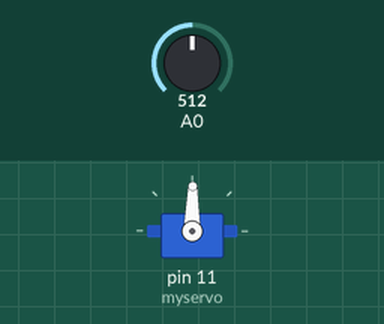
The sketch below on a simulated Arduino Uno, built with avr-gcc and run on an emulated ATmega328P. Shown: servo. The test bench sets the inputs (shaded band); at power-on: A0 = 512.

Above: at 1.2 s.
1.3 s: A0 set to 716
At 2.5 s:
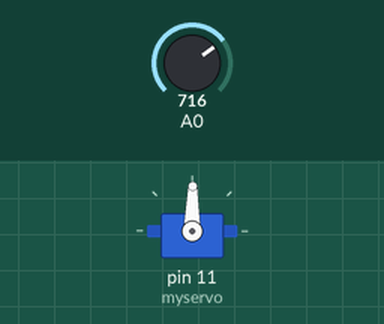
2.8 s: A0 set to 511
At 3.6 s:
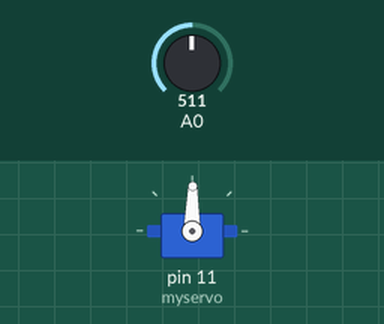
Timing chart, 0 to 5.8 s (numbered marks = the images above; inputs shaded):
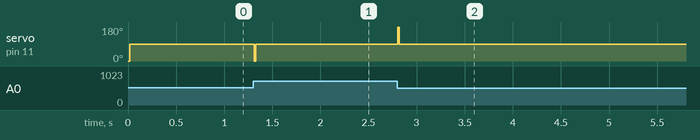

The sketch:

continnous_360_servo_control.ino
```cpp
#include <Servo.h>

Servo myservo;

const int servoStop = 1463;
const int servoSpeed = 50;
int potVal;
int potStop;
unsigned int servoStart;


void setup() {
  myservo.attach(11);// put your setup code here, to run once:

}

void loop() {

  potVal = map(analogRead(0), 0, 1023, 0, 65000);

    if (potVal > potStop) {

      int potSpeed = potStop - potVal;
      servoStart = servoStop + (servoSpeed + potSpeed);
      myservo.writeMicroseconds(servoStart);
      // put your main code here, to run repeatedly:
    }

    else if (potVal < potStop){
      int potSpeed = potStop - potVal;
      servoStart = servoStop - (servoSpeed - potSpeed);
      myservo.writeMicroseconds(servoStart);

    }

    else myservo.writeMicroseconds(servoStop);


   potStop = potVal;
   servoStart = 0;

   delay(15);

}
```

Measured:
- after the input at 1.3 s, servo on pin 11 (myservo): 89° → 0° at once, → 89° 0.02 s later
- after the input at 2.8 s, servo on pin 11 (myservo): 89° → 180° at once, → 89° 0.02 s later
